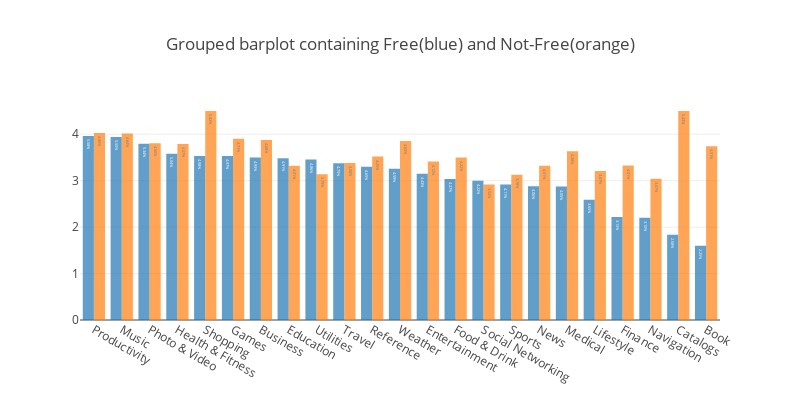

This figure's notebook cell:
### Code cell
srs3 = df_app_free[['prime_genre', 'user_rating']].groupby('prime_genre').mean()['user_rating'].sort_values(ascending=False)
text3 = ['{:.2f}%'.format(100 * (value / srs3.sum())) for value in srs3.values]

srs4 = paidapps[['prime_genre', 'user_rating']].groupby('prime_genre').mean()['user_rating'].sort_values(ascending=False)
text4 = ['{:.2f}%'.format(100 * (value / srs4.sum())) for value in srs4.values]

graph_tools(srs3, text3,srs4,text4)

### Figure 1 — Plotly figure (JSON) as saved in the notebook; plotly's stock layout.template omitted (floating-point values rounded to 4 significant figures)
{"data": [{"name": "Free", "opacity": 0.7, "text": ["5.58%", "5.55%", "5.34%", "5.04%", "4.98%", "4.97%", "4.93%", "4.91%", "4.86%", "4.75%", "4.65%", "4.59%", "4.43%", "4.27%", "4.22%", "4.11%", "4.06%", "4.05%", "3.65%", "3.13%", "3.10%", "2.58%", "2.25%"], "type": "bar", "x": ["Productivity", "Music", "Photo & Video", "Health & Fitness", "Shopping", "Games", "Business", "Education", "Utilities", "Travel", "Reference", "Weather", "Entertainment", "Food & Drink", "Social Networking", "Sports", "News", "Medical", "Lifestyle", "Finance", "Navigation", "Catalogs", "Book"], "xaxis": "x1", "y": [3.96, 3.94, 3.793, 3.579, 3.533, 3.529, 3.5, 3.485, 3.454, 3.375, 3.3, 3.258, 3.148, 3.035, 2.997, 2.918, 2.879, 2.875, 2.59, 2.22, 2.2, 1.833, 1.598], "yaxis": "y1"}, {"name": "Not-Free", "opacity": 0.7, "text": ["5.43%", "5.43%", "4.86%", "4.84%", "4.71%", "4.68%", "4.65%", "4.60%", "4.57%", "4.51%", "4.38%", "4.25%", "4.22%", "4.12%", "4.08%", "4.01%", "4.01%", "4.01%", "3.87%", "3.79%", "3.78%", "3.67%", "3.52%"], "type": "bar", "x": ["Catalogs", "Shopping", "Productivity", "Music", "Games", "Business", "Weather", "Photo & Video", "Health & Fitness", "Book", "Medical", "Reference", "Food & Drink", "Entertainment", "Travel", "Finance", "News", "Education", "Lifestyle", "Utilities", "Sports", "Navigation", "Social Networking"], "xaxis": "x1", "y": [4.5, 4.5, 4.026, 4.014, 3.905, 3.875, 3.854, 3.808, 3.788, 3.739, 3.633, 3.523, 3.5, 3.41, 3.38, 3.325, 3.324, 3.32, 3.21, 3.14, 3.129, 3.04, 2.917], "yaxis": "y1"}], "layout": {"height": 400, "showlegend": false, "title": "Grouped barplot containing Free(blue) and Not-Free(orange)", "width": 800, "xaxis1": {"anchor": "y1", "domain": [0, 1]}, "yaxis1": {"anchor": "x1", "domain": [0, 1]}}}
